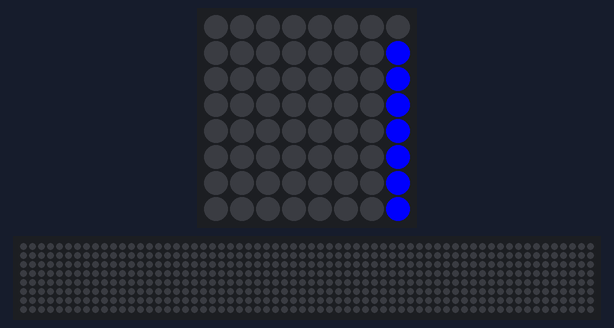
Recording of a program running on a simulated Raspberry Pi (BCM pin numbers) with a Sense HAT. Shown: the Sense HAT's 8×8 RGB LED matrix, a strip that is not on the board, showing the scrolling text unrolled. The 64×8 strip is a reading aid, not a part: it shows the text the matrix is scrolling, unrolled, one strip-width of it at a time. At 7.0 s the program stops and its outputs stay as they are.

Above: at 0.17 s.
At 0.97 s:
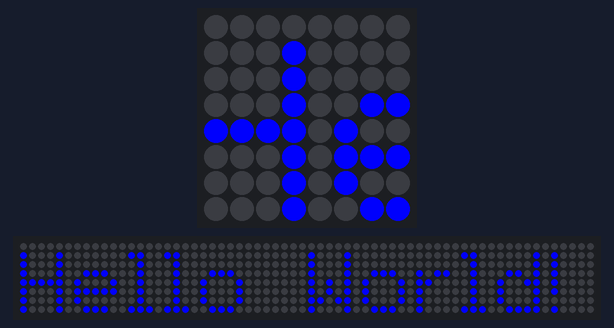
At 1.78 s:
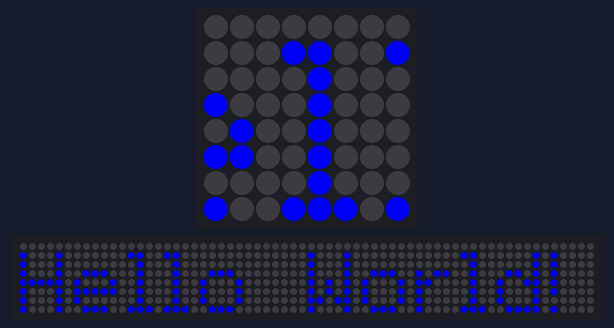
At 3.49 s:
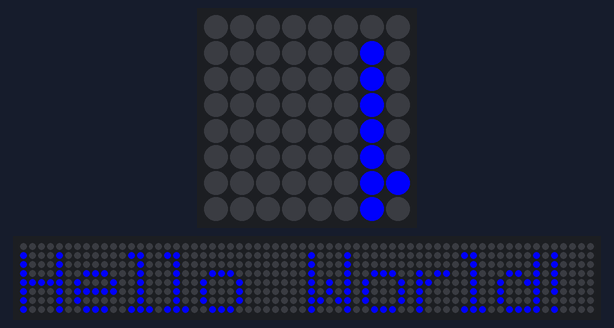
At 5.2 s:
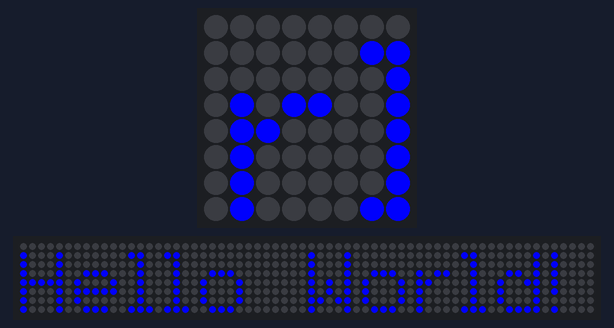
At 6.91 s:
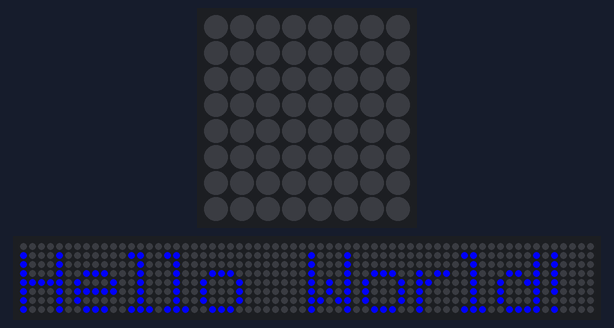

The program:

sense_hat_scrolling_text.py
```python
#Project 8 - Scrolling Text
#latest code updates available at: https://github.com/RuiSantosdotme/RaspberryPiProject
#project updates at: https://nostarch.com/RaspberryPiProject

from sense_hat import SenseHat
#uncomment the following line if you are using the emulator
#from sense_emu import SenseHat
sense = SenseHat()
sense.show_message('Hello World!', text_colour = [0, 0, 255])
```
